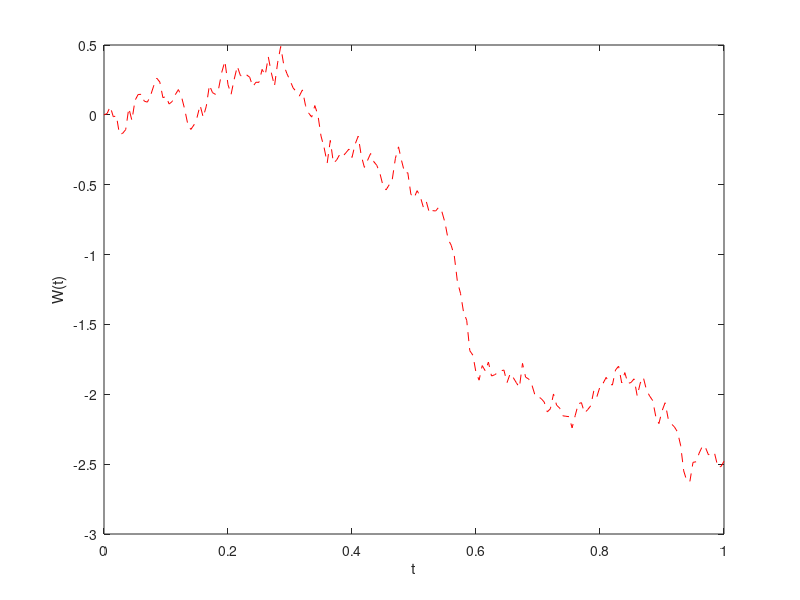

Recreate this plot in MATLAB.
T = 1; N = 200; dt=T/N; 

dW = sqrt(dt)*randn(1,N); % set each increment
W = cumsum(dW); % cumulative sum

plot([0:dt:T], [0,W], 'r--')
xlabel('t')
ylabel('W(t)')
